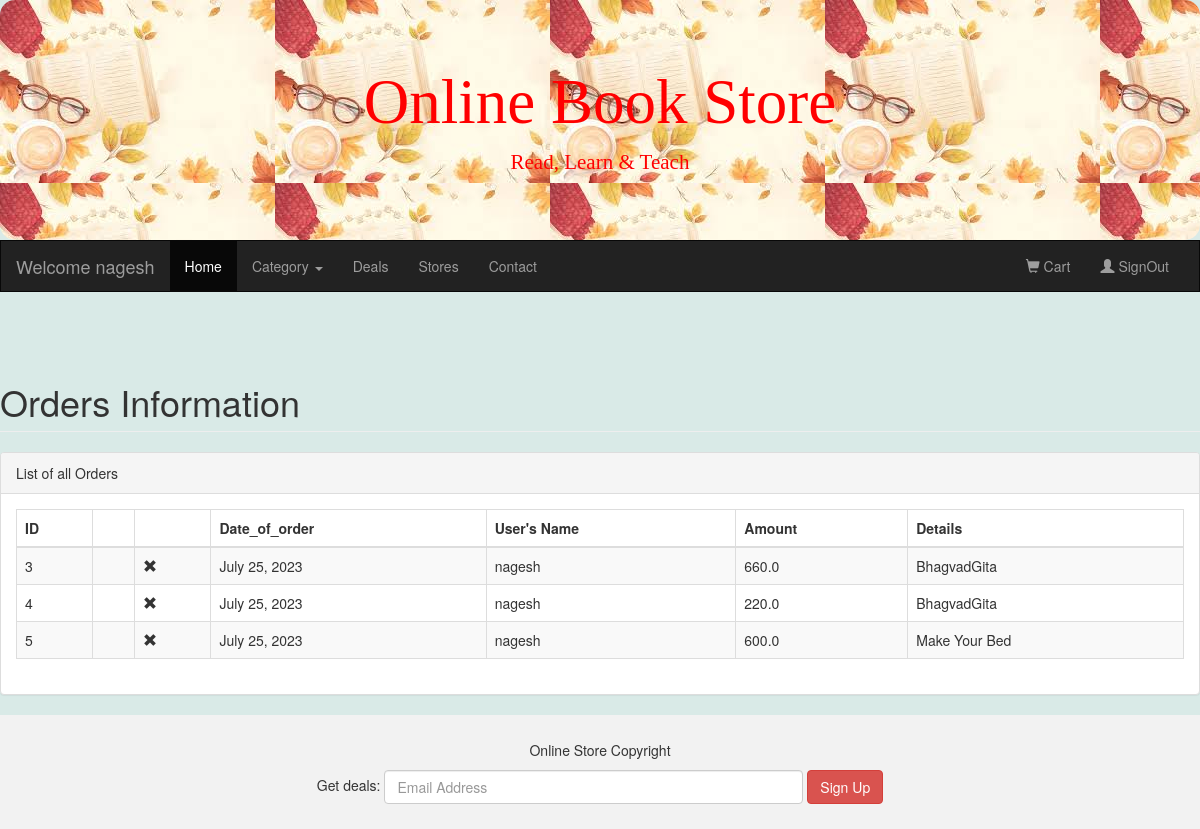
The page /myorders (signed in) on the database its author committed.
### UserApp/models.py (models this page shows)
class OrderMaster(models.Model):
    user = models.ForeignKey(UserInfo,on_delete=models.CASCADE)
    date_of_order = models.DateField(auto_now_add = datetime.now)
    amount = models.FloatField(default=1000)
    details = models.CharField(max_length=200)
    class Meta:
        db_table = "OrderMaster"

### UserApp/views.py (the view)
# urls.py: path('myorders', views.myorders),
def myorders(request):
    if(request.method == "GET"):
        user = UserInfo.objects.get(username = request.session["uname"])
        orders = OrderMaster.objects.filter(user =user)
        cats= Category.objects.all
        books =[]
        for order in orders:
            detail =order.details.split(",")
            for item in detail:
                item_detail= item.split("-")
                id =item_detail[0]
                if(id.isalnum( )):
                    books.append(Book.objects.get(id=int(id)))
        return render(request, 'orders.html', {'orders': orders,"books":books,"cats":cats,"user":user})
    else:
        request.session.clear()
        return redirect(home)

### UserApp/templates/orders.html (shortened to what this page needs)
{%extends "master.html"%}
{%block "content"%}
        <div id="page-wrapper">
            <div class="row">
                <div class="col-lg-12">
                    <h1 class="page-header">Orders Information</h1>
                </div>
            </div>
            <div class="row">
                <div class="col-lg-12">
                    <div class="panel panel-default">
                        <div class="panel-heading">
                            List of all Orders
                        </div>
                        <div class="panel-body">
                            <table width="100%" class="table table-striped table-bordered table-hover" id="dataTables-example">
                                <thead>
                                    <tr>
                                        <th>ID</th>
                                        <th></th>
                                        <th></th>
                                        <th>Date_of_order</th>
                                        <th>User's Name</th>
                                        <th>Amount</th>
                                        <th>Details</th>
                                    </tr>
                                </thead>
                                <tbody>
                                    {% for order in orders %}
                                    <tr>
                                        <td>{{order.id}}</td>
                                        <td>{{order.customer.customer.first_name}} {{order.customer.customer.last_name}}</td>
                                        <td>{% if order.if_cancelled == False %}
                                            <span class="glyphicon glyphicon-ok" aria-hidden="true"></span>
                                            {% else %}
                                            <span class="glyphicon glyphicon-remove" aria-hidden="true"></span>
                                            {% endif %}
                                        </td>
                                        <td>{{order.date_of_order}}</td>
                                       <td>{{request.session.uname}}</td>
                                        <td>{{order.amount}}</td>
                                        <td>{{order.details}}</td>
                                    </tr>
                                    {% endfor %}
                                </tbody>
                            </table>
                        </div>
                    </div>
                </div>
            </div>
        </div>
   </body>
{%endblock%}

### rows shown on the page
OrderMaster: id "3", date_of_order "July 25, 2023", session.uname "nagesh", amount "660.0", details "BhagvadGita"
OrderMaster: id "4", date_of_order "July 25, 2023", session.uname "nagesh", amount "220.0", details "BhagvadGita"
OrderMaster: id "5", date_of_order "July 25, 2023", session.uname "nagesh", amount "600.0", details "Make Your Bed"

### other values the page prints
{{ request.session.uname }} "nagesh"
